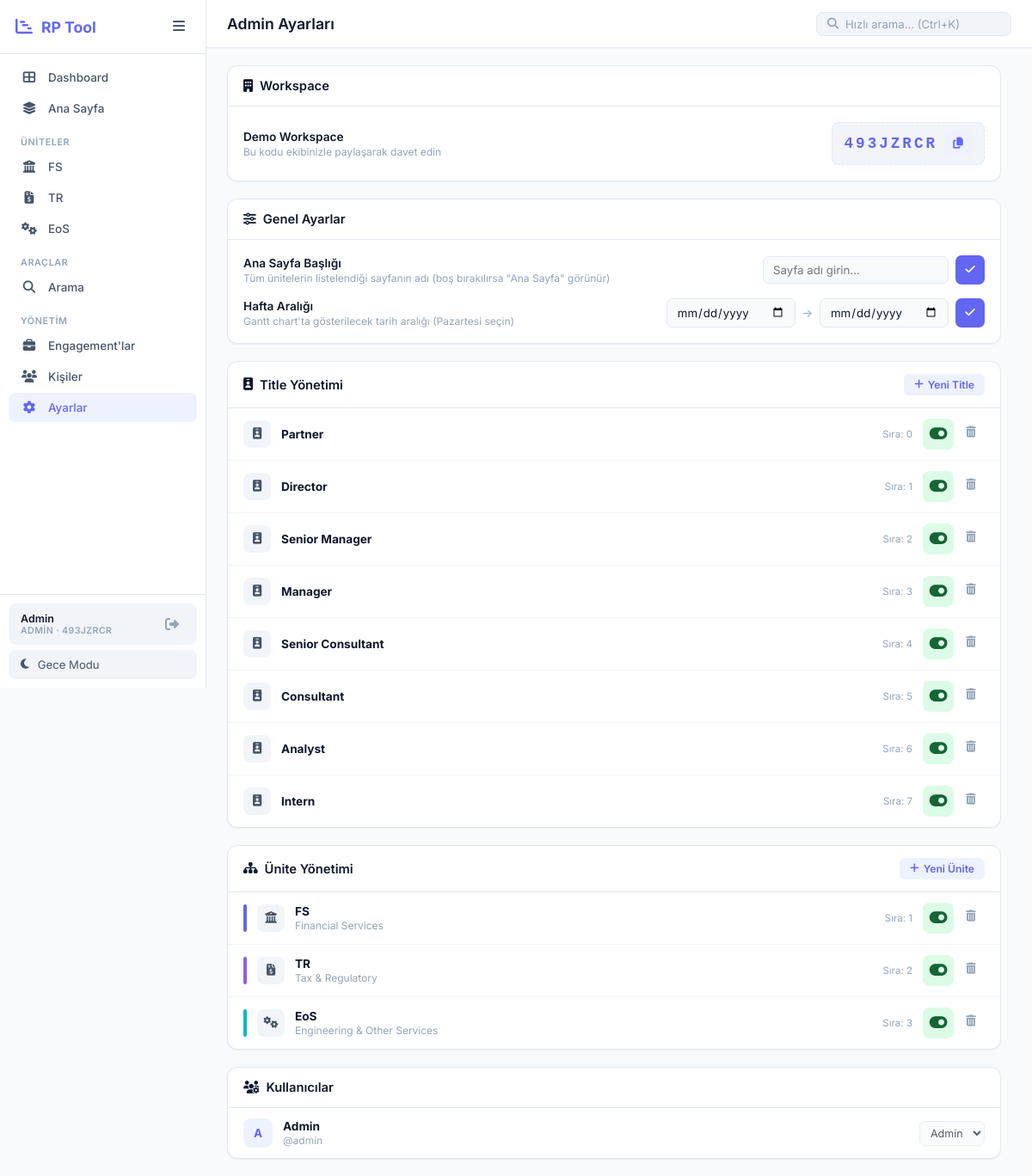
Before: /admin/settings (signed in) with the older database file.
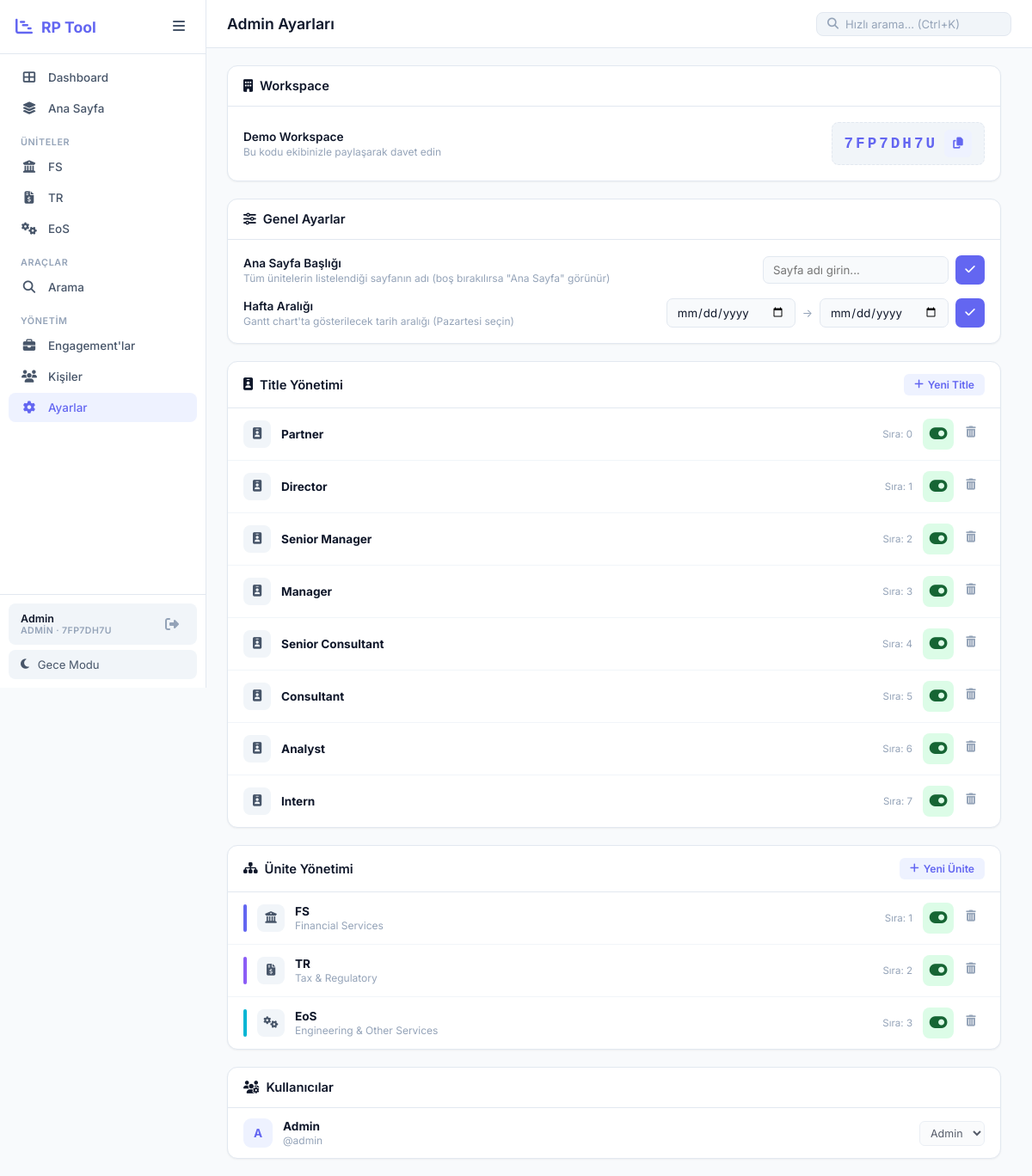
After: the same page with the newer database file.
### models.py (models this page shows, shortened)
class Workspace(db.Model):
    __tablename__ = 'workspaces'
    id = db.Column(db.Integer, primary_key=True)
    name = db.Column(db.String(200), nullable=False)
    code = db.Column(db.String(10), unique=True, nullable=False)
    created_at = db.Column(db.DateTime, default=datetime.utcnow)
    users = db.relationship('User', backref='workspace', lazy=True)
    units = db.relationship('Unit', backref='workspace', lazy=True, cascade='all, delete-orphan')
    titles = db.relationship('Title', backref='workspace', lazy=True, cascade='all, delete-orphan')
    persons = db.relationship('Person', backref='workspace', lazy=True, cascade='all, delete-orphan')
    engagements = db.relationship('Engagement', backref='workspace', lazy=True, cascade='all, delete-orphan')
    settings = db.relationship('AppSettings', backref='workspace', lazy=True, cascade='all, delete-orphan')

### app.py (the view)
@app.route('/admin/settings')
@login_required
def admin_settings():
    if not current_user.is_admin(): return redirect(url_for('ca_demand'))
    wid = ws_id()
    week_start = AppSettings.get(wid, 'week_start', '')
    week_end = AppSettings.get(wid, 'week_end', '')
    return render_template('admin_settings.html',
                           units=Unit.query.filter_by(workspace_id=wid).order_by(Unit.sort_order).all(),
                           titles=Title.query.filter_by(workspace_id=wid).order_by(Title.sort_order).all(),
                           users=User.query.filter_by(workspace_id=wid).order_by(User.role.desc(), User.display_name).all(),
                           demand_name=get_demand_page_name(),
                           workspace=current_user.workspace,
                           week_start=week_start,
                           week_end=week_end)

### app.py (called while the page is built)
@login_manager.user_loader
def load_user(user_id):
    return db.session.get(User, int(user_id))

def ws_id():
    return current_user.workspace_id

def get_active_units():
    if not current_user.is_authenticated:
        return []
    return Unit.query.filter_by(workspace_id=ws_id(), is_active=True).order_by(Unit.sort_order, Unit.short_name).all()

def get_active_titles():
    if not current_user.is_authenticated:
        return []
    return Title.query.filter_by(workspace_id=ws_id(), is_active=True).order_by(Title.sort_order, Title.name).all()

def get_demand_page_name():
    if not current_user.is_authenticated:
        return 'Ana Sayfa'
    name = AppSettings.get(ws_id(), 'demand_page_name', '')
    return name if name else 'Ana Sayfa'

### models.py (called while the page is built)
    @staticmethod
    def get(workspace_id, key, default=''):
        s = AppSettings.query.filter_by(workspace_id=workspace_id, key=key).first()
        return s.value if s else default

    def is_admin(self):
        return self.role == 'admin'

### templates/admin_settings.html (shortened to what the changed rows need)
{% extends "base.html" %}
{% block page_title %}Admin Ayarları{% endblock %}
{% block content %}
<div class="settings-layout">
    <div class="settings-section">
        <div class="settings-card">
            <div class="settings-card-body">
                <div class="setting-row">
                    <div class="setting-info">
                        <div class="setting-label">{{ workspace.name }}</div>
                        <div class="setting-desc">Bu kodu ekibinizle paylaşarak davet edin</div>
                    </div>
                    <div class="setting-control">
                        <div class="workspace-code-display">
                            <span class="ws-code-text" id="ws-code">{{ workspace.code }}</span>
                            <button onclick="copyCode()" class="copy-btn" title="Kopyala"><i class="fas fa-copy"></i></button>
                        </div>
                    </div>
                </div>
            </div>
        </div>
    </div>
</div>
{% endblock %}

### templates/base.html (shortened to what the changed rows need)
<!DOCTYPE html>
<html lang="tr" data-theme="light">
<head>
    <link rel="stylesheet" href="{{ url_for('static', filename='css/style.css') }}">
    <link rel="stylesheet" href="https://cdnjs.cloudflare.com/ajax/libs/font-awesome/6.5.0/css/all.min.css">
</head>
<body>
    <aside class="sidebar" id="sidebar">
        <div class="sidebar-footer">
            <div class="sidebar-user">
                <div class="sidebar-user-info">
                    <span class="sidebar-user-name">{{ current_user.display_name }}</span>
                    <span class="sidebar-user-role">{{ 'Admin' if current_user.is_admin() else 'User' }} · {{ ws_code }}</span>
                </div>
            </div>
        </div>
    </aside>
    <main class="main-content" id="main-content">
        <header class="top-bar">
            <div class="top-bar-left">
                <h1 class="page-title">{% block page_title %}Resource Planner{% endblock %}</h1>
            </div>
        </header>
        <div class="content-area">
            {% block content %}{% endblock %}
        </div>
    </main>
</body>
</html>

Changed rows visible on the page:
changed Workspace "Demo Workspace": code "493JZRCR" → "7FP7DH7U"
